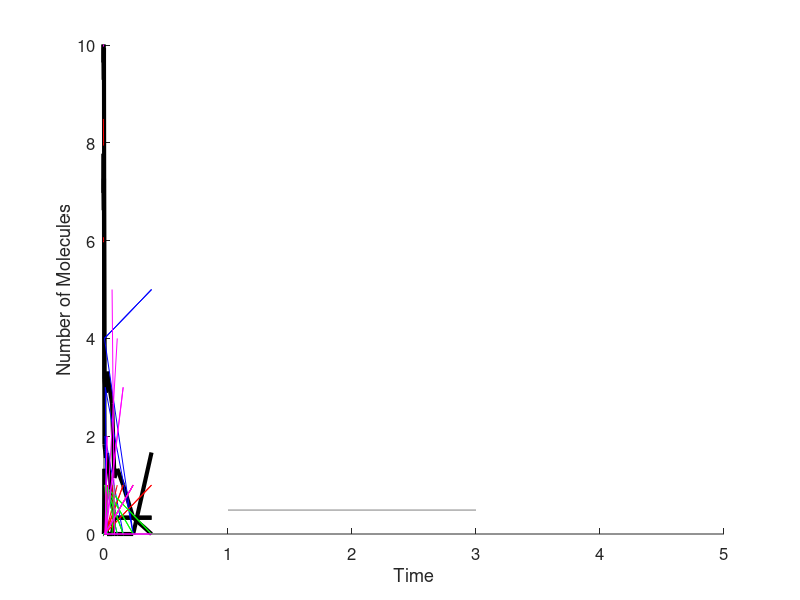

Source code (MATLAB):
%stochastic implementation (Gillespie SSA) of enzimatic reactions
%Figure 3.3 Ingalls
%the network#1 is simply  S+E <--> C --> E+P . with propensity: a1=k1*N_s*N_e,
%a_1=k_1*N_c, b=k2*N_c
%where N_x is the
%number of molecules of X
%Network#2  S --> P , propensity: a=k*N_s
% reaction s+e=c (c1) % k1=30;
% reaction c=s+e (c2) % k11=1;%k11=k-1
% reaction c=e+p (c3) % k2=10;
% parameters of the reaction system, nens=nb of cells, timelimit= length
%    of running time, itime is length of file which gives time 
% dependence of proteins or averages

clear all

%set parameter value
k1=30;
k2=1;
k3=10;
%set ensemble size
N=3;
%time units
T=10;
%set initial condition for molecule count and for simulation time, for each member of ensemble
sum(1)=0;
sum(2)=0;
sum(3)=0;
sum(4)=0;
su=5;en=1;co=0;pr=0;
S=zeros(T,N);
t=zeros(T,N);
S(1,:)=5;
t(1,:)=0;
E=zeros(T,N);
%Et=zeros(T,N);
E(1,:)=1;
%Et(1,:)=0;
C=zeros(T,N);
%Ct=zeros(T,N);
%C(1,:)=0;
%Ct(1,:)=0;
P=zeros(T,N);
%Pt=zeros(T,N);
%P(1,:)=0;
%Pt(1,:)=0;
%generate ensemble
for j=1:N
%run ten steps of the simulation algorithm
for i=1:T
    
%calculate propensity
%if C(i,j)>0
      a1=k1*su*en;
      a2=k2*co;
      a3=k3*co;
      a0=a1+a2+a3;
      %r1=rand(1,1);
      r2=rand(1);
      %tau=-(1./a0)*log(r1);
      yr2=r2*a0;    
%end
sum(2)=sum(1)+a1;
sum(3)=sum(2)+a2;
sum(4)=sum(3)+a3;
  for k=2:4
      if (sum(k) >= yr2) && (sum(k-1) < yr2) 
          mu=k-1;
      end 
  end
      if (mu == 1)
      su=su-1;
      en=en-1;
      co=co+1;
      S(i,j)=max(su,0);
      E(i,j)=max(en,0);
      C(i,j)=max(co,0);
      end
      if (mu == 2)
      co=co-1;
      su=su+1;
      en=en+1;
      S(i,j)=max(su,0);
      E(i,j)=max(en,0);
      C(i,j)=max(co,0);    
       end  
      if (mu == 3) 
      pr=pr+1;
      co=co-1;
      en=en+1;
      P(i,j)=max(pr,0);
      E(i,j)=max(en,0);
      C(i,j)=max(co,0);    
      end  
%update counter
%i=i+1;
%update time
t(i,j)=t(i,j)+(-(1/a0)*log(rand(1)));
%decrement state
%X1(i,j)=max(X1(i-1,j)-1,0);


end


end

%collect vector of reaction time events 
rxntimes=[];
for j=1:N
rxntimes=union(rxntimes, t(:,j));
end

%interpolate molecule counts for plotting (otherwise the ensemble of staircase graphs lie
%on top of one another)
for j=1:N
Sinterp(:,j)=interp1(t(:,j), S(:,j), rxntimes);
end
for j=1:N
Einterp(:,j)=interp1(t(:,j), E(:,j), rxntimes);
end
for j=1:N
Cinterp(:,j)=interp1(t(:,j), C(:,j), rxntimes);
end
for j=1:N
Pinterp(:,j)=interp1(t(:,j), P(:,j), rxntimes);
end

Sinterp(isnan(Sinterp)) = 0;
Smean=mean(Sinterp');
Einterp(isnan(Einterp)) = 0;
Emean=mean(Einterp');
Cinterp(isnan(Cinterp)) = 0;
Cmean=mean(Cinterp');
Pinterp(isnan(Pinterp)) = 0;
Pmean=mean(Pinterp');

%produce Figure 7.45A
figure(1)
%subplot(1,3,1)
colormap(gray)
c=[0 0 0;0.4 0.4 0.4;0.8 0.8 0.8];
set(0,'DefaultAxesColorOrder',c)
hold on
plot(rxntimes, Smean, 'k', 'Linewidth', 3)
hold on
plot(rxntimes, Emean, 'k', 'Linewidth', 3)
hold on
plot(rxntimes, Cmean, 'k', 'Linewidth', 3)
hold on
plot(rxntimes, Pmean, 'k', 'Linewidth', 3)
hold on
for j=1:N
plot(t(:,j), S(:,j), 'b', [0.5 0.5 0.5])
end
hold on
for j=1:N
plot(t(:,j), E(:,j), 'r', [0.5 0.5 0.5])
end
hold on
for j=1:N
plot(t(:,j), C(:,j), 'g', [0.5 0.5 0.5])
end
hold on
for j=1:N
plot(t(:,j), P(:,j), 'm', [0.5 0.5 0.5])
end
hold on
set(gca,'fontsize',12)

axis([0 5 0 10])
ylabel('Number of Molecules')
xlabel('Time')

%repeat for larger ensemble sizes

%set ensemble size
% N=10
% X2=zeros(10,N);
% t2=zeros(10,N);
% X2(1,:)=10;
% t2(1,:)=0;
% 
% for j=1:N
% 
% for i=1:10
%     
% %calculate propensity
% if X2(i,j)>0
% a=k*X2(i,j);
% end
% 
% %update counter
% i=i+1;
% 
% %update time
% t2(i,j)=t2(i-1,j)+log(1/rand(1))/a;
% 
% %decrement state
% X2(i,j)=max(X2(i-1,j)-1,0);
% 
% 
% end
% 
% 
% end
% 
% rxntimes=[];
% for j=1:N
% rxntimes=union(rxntimes, t2(:,j));
% end
% 
% 
% for j=1:N
% X2interp(:,j)=interp1(t2(:,j), X2(:,j), rxntimes);
% end
% 
% X2interp(isnan(X2interp)) = 0;
% X2mean=mean(X2interp');
% 
% %produce Figure 7.45B
% figure(1)
% hold on
% subplot(1,3,2)
% hold on
% for j=1:N
% plot(t2(:,j), X2(:,j), 'color', [0.5 0.5 0.5])
% end
% plot(rxntimes, X2mean, 'k','Linewidth', 3)
% axis([0 5 0 10])
% set(gca,'fontsize',12)
% ylabel('Number of Molecules')
% xlabel('Time')
% 
% 
% %set ensemble size
% N=30
% X3=zeros(10,N);
% t3=zeros(10,N);
% X3(1,:)=10;
% t3(1,:)=0;
% 
% for j=1:N
% 
% for i=1:10
%     
% %calculate propensity
% if X3(i,j)>0
% a=k*X3(i,j);
% end
% 
% %update counter
% i=i+1;
% 
% %update time
% t3(i,j)=t3(i-1,j)+log(1/rand(1))/a;
% 
% %decrement state
% X3(i,j)=max(X3(i-1,j)-1,0);
% 
% 
% end
% 
% 
% end
% 
% rxntimes=[];
% for j=1:N
% rxntimes=union(rxntimes, t3(:,j));
% end
% 
% 
% for j=1:N
% X3interp(:,j)=interp1(t3(:,j), X3(:,j), rxntimes);
% end
% 
% X3interp(isnan(X3interp)) = 0;
% X3mean=mean(X3interp');
% 
% %produce Figure 7.45C
% figure(1)
% hold on
% subplot(1,3,3)
% hold on
% for j=1:N
% plot(t3(:,j), X3(:,j), 'color', [0.5 0.5 0.5])
% end
% plot(rxntimes, X3mean, 'k','Linewidth', 3)
% axis([0 5 0 10])
% set(gca,'fontsize',12)
% ylabel('Number of Molecules')
% xlabel('Time')